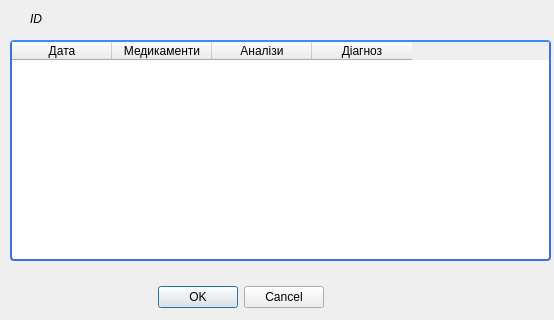
<?xml version="1.0" encoding="UTF-8"?>
<ui version="4.0">
 <class>Patient_card</class>
 <widget class="QDialog" name="Patient_card">
  <property name="geometry">
   <rect>
    <x>0</x>
    <y>0</y>
    <width>554</width>
    <height>320</height>
   </rect>
  </property>
  <property name="windowTitle">
   <string>Dialog</string>
  </property>
  <widget class="QDialogButtonBox" name="buttonBox">
   <property name="geometry">
    <rect>
     <x>133</x>
     <y>281</y>
     <width>191</width>
     <height>32</height>
    </rect>
   </property>
   <property name="orientation">
    <enum>Qt::Horizontal</enum>
   </property>
   <property name="standardButtons">
    <set>QDialogButtonBox::Cancel|QDialogButtonBox::Ok</set>
   </property>
  </widget>
  <widget class="QTableWidget" name="tableWidget">
   <property name="geometry">
    <rect>
     <x>10</x>
     <y>40</y>
     <width>541</width>
     <height>221</height>
    </rect>
   </property>
   <property name="styleSheet">
    <string notr="true">
 QTableView QTableCornerButton::section {
     background: red;
     border: 2px outset red;
 }
QTableView {
    border: 2px solid #3873d9;
    border-top-color: #4287ff;
    border-radius: 4px;
    background-color: #fff;
    background-image: url(:/img/other/background.png);
    gridline-color: #777;
    selection-background-color: #ccdfff;
    color:#333;
    font-size:12px;
	font: 75 oblique 11pt &quot;Tlwg Typist&quot;;
 }
</string>
   </property>
   <column>
    <property name="text">
     <string>Дата</string>
    </property>
   </column>
   <column>
    <property name="text">
     <string>Медикаменти</string>
    </property>
   </column>
   <column>
    <property name="text">
     <string>Аналізи</string>
    </property>
   </column>
   <column>
    <property name="text">
     <string>Діагноз</string>
    </property>
   </column>
  </widget>
  <widget class="QLabel" name="label">
   <property name="geometry">
    <rect>
     <x>30</x>
     <y>10</y>
     <width>21</width>
     <height>17</height>
    </rect>
   </property>
   <property name="font">
    <font>
     <italic>true</italic>
    </font>
   </property>
   <property name="text">
    <string>ID</string>
   </property>
  </widget>
  <widget class="QLabel" name="label_2">
   <property name="geometry">
    <rect>
     <x>60</x>
     <y>10</y>
     <width>21</width>
     <height>17</height>
    </rect>
   </property>
   <property name="text">
    <string/>
   </property>
  </widget>
 </widget>
 <resources/>
 <connections>
  <connection>
   <sender>buttonBox</sender>
   <signal>accepted()</signal>
   <receiver>Patient_card</receiver>
   <slot>accept()</slot>
   <hints>
    <hint type="sourcelabel">
     <x>248</x>
     <y>254</y>
    </hint>
    <hint type="destinationlabel">
     <x>157</x>
     <y>274</y>
    </hint>
   </hints>
  </connection>
  <connection>
   <sender>buttonBox</sender>
   <signal>rejected()</signal>
   <receiver>Patient_card</receiver>
   <slot>reject()</slot>
   <hints>
    <hint type="sourcelabel">
     <x>316</x>
     <y>260</y>
    </hint>
    <hint type="destinationlabel">
     <x>286</x>
     <y>274</y>
    </hint>
   </hints>
  </connection>
 </connections>
</ui>
